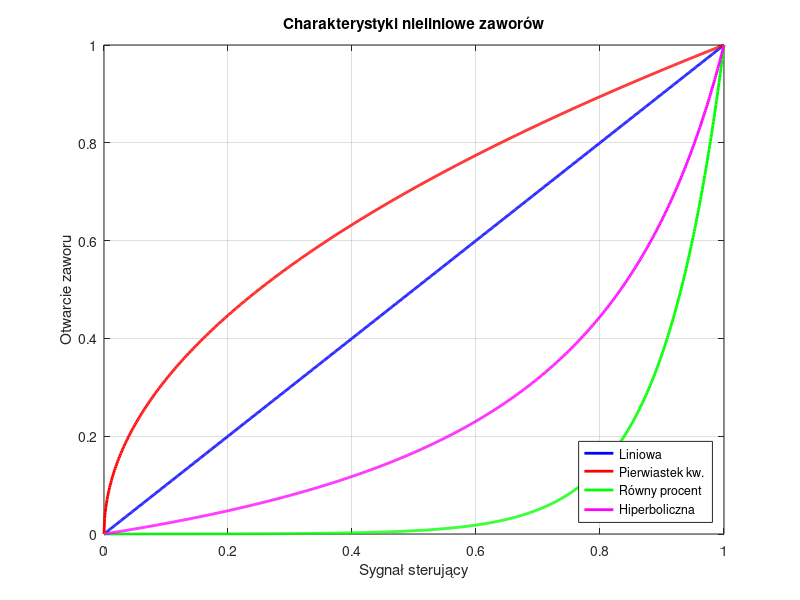
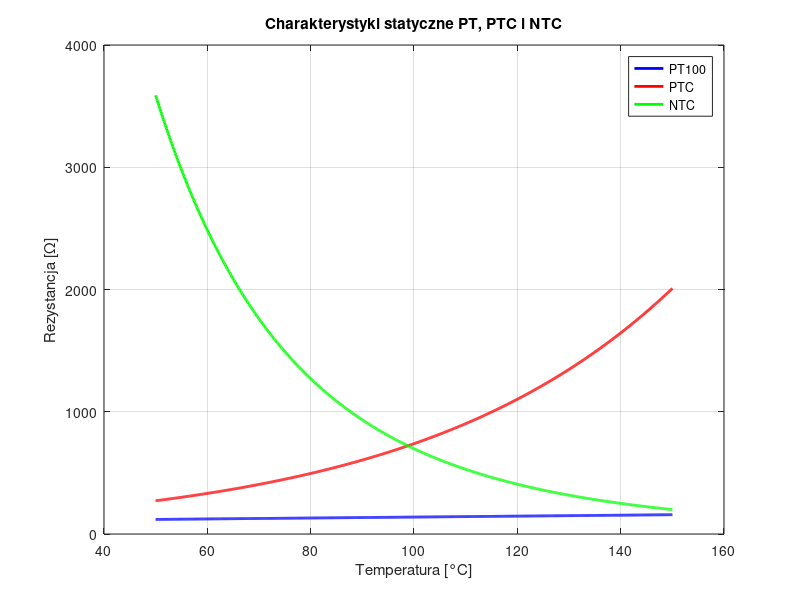
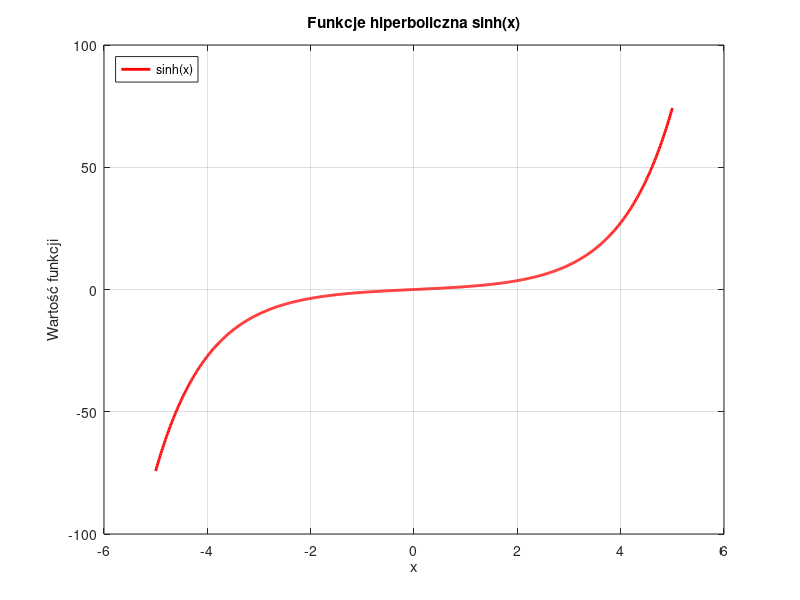
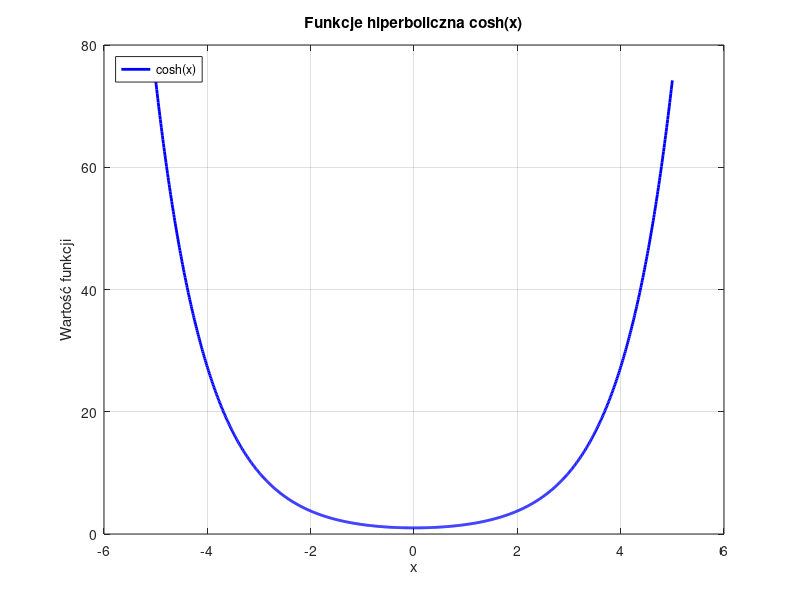

Source code (MATLAB) for these figures, in order:
%% Valve types
u = linspace(0, 1, 1000);

% 1. Charakterystyka liniowa
y_linear = u;

% 2. Pierwiastek kwadratowy
y_sqrt = sqrt(u);

% 3. Equal percentage (równy procent) – model: y = (exp(k*u) - 1)/(exp(k) - 1)
k1 = 10;  % stała nieliniowości
y_eq_percent = (exp(k1 * u) - 1) / (exp(k1) - 1);

% 4. Charakterystyka hiperboliczna – model: y = u / (c + (1 - c)*u)
c = 5;
y_hyperbolic = u ./ (c + (1 - c) * u);

% Rysowanie wykresu
figure;
plot(u, y_linear, 'b', 'LineWidth', 2); hold on;
plot(u, y_sqrt, 'r', 'LineWidth', 2);
plot(u, y_eq_percent, 'g', 'LineWidth', 2);
plot(u, y_hyperbolic, 'm', 'LineWidth', 2);
grid on;

xlabel('Sygnał sterujący');
ylabel('Otwarcie zaworu');
title('Charakterystyki nieliniowe zaworów');
legend('Liniowa', 'Pierwiastek kw.', 'Równy procent', 'Hiperboliczna', 'Location', 'SouthEast');
axis([0 1 0 1]);

%% PT vs PTC vs NTC
% Zakres temperatur (w stopniach Celsjusza)
T_C = linspace(50, 150, 1000);  % Umiarkowany, realistyczny zakres
T_K = T_C + 273.15;            % Temperatura w Kelwinach (dla NTC)

% 1. PT100 (czujnik platynowy – liniowy model)
R0_PT = 100;                  % Rezystancja w 0°C
alpha_PT = 0.00385;           % Współczynnik temperaturowy
R_PT = R0_PT * (1 + alpha_PT * T_C);

% 2. PTC – nieliniowy wzrost (np. model wykładniczy)
R0_PTC = 100;
k_PTC = 0.02;                 % Stała wzrostu (dobrana do efektu)
R_PTC = R0_PTC * exp(k_PTC * T_C);

% 3. NTC – klasyczny model z równania Steinharta-Harta
R0_NTC = 10000;              % Rezystancja w 25°C
T0_K = 25 + 273.15;          % Referencyjna temperatura
B = 3950;                    % Stała B (typowa wartość dla NTC)
R_NTC = R0_NTC * exp(B * (1./T_K - 1/T0_K));

% Rysowanie wykresów
figure;
plot(T_C, R_PT, 'b', 'LineWidth', 2); hold on;
plot(T_C, R_PTC, 'r', 'LineWidth', 2);
plot(T_C, R_NTC, 'g', 'LineWidth', 2);
grid on;

xlabel('Temperatura [°C]');
ylabel('Rezystancja [\Omega]');
title('Charakterystyki statyczne PT, PTC i NTC');
legend('PT100', 'PTC', 'NTC', 'Location', 'NorthEast');

%% Hiperbolic fun
% Zakres x
x = linspace(-5, 5, 1000);

% Obliczanie funkcji hiperbolicznych
y_sinh = sinh(x);
y_cosh = cosh(x);
y_tanh = tanh(x);

% Rysowanie wykresów
figure;
plot(x, y_sinh, 'r', 'LineWidth', 2);
grid on;

xlabel('x');
ylabel('Wartość funkcji');
title('Funkcje hiperboliczna sinh(x)');
legend('sinh(x)', 'Location', 'NorthWest');

figure;
plot(x, y_cosh, 'b', 'LineWidth', 2);
grid on;

xlabel('x');
ylabel('Wartość funkcji');
title('Funkcje hiperboliczna cosh(x)');
legend('cosh(x)', 'Location', 'NorthWest');

figure;
plot(x, y_tanh, 'g', 'LineWidth', 2);
grid on;

xlabel('x');
ylabel('Wartość funkcji');
title('Funkcje hiperboliczna tanh(x)');
legend('tanh(x)', 'Location', 'NorthWest');
